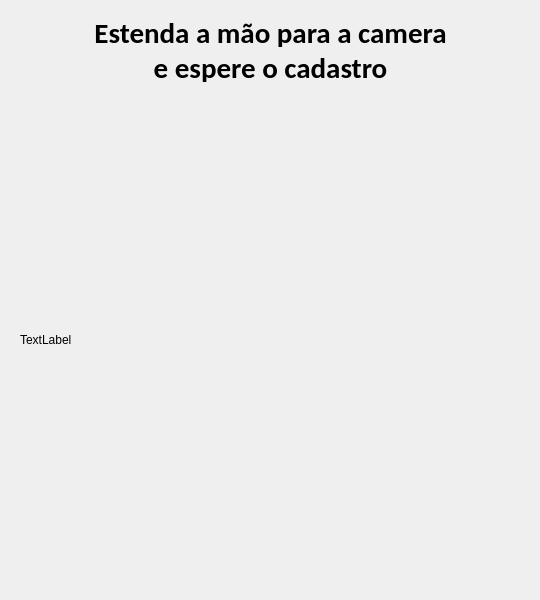
<?xml version="1.0" encoding="UTF-8"?>
<ui version="4.0">
 <class>Dialog</class>
 <widget class="QDialog" name="Dialog">
  <property name="geometry">
   <rect>
    <x>0</x>
    <y>0</y>
    <width>540</width>
    <height>600</height>
   </rect>
  </property>
  <property name="windowTitle">
   <string>Reconhecedor</string>
  </property>
  <widget class="QLabel" name="label">
   <property name="geometry">
    <rect>
     <x>20</x>
     <y>90</y>
     <width>500</width>
     <height>500</height>
    </rect>
   </property>
   <property name="text">
    <string>TextLabel</string>
   </property>
  </widget>
  <widget class="QLabel" name="labelmessage">
   <property name="geometry">
    <rect>
     <x>90</x>
     <y>10</y>
     <width>361</width>
     <height>81</height>
    </rect>
   </property>
   <property name="font">
    <font>
     <family>Calibri</family>
     <pointsize>22</pointsize>
     <weight>75</weight>
     <bold>true</bold>
    </font>
   </property>
   <property name="text">
    <string>Estenda a mão para a camera e espere o cadastro</string>
   </property>
   <property name="alignment">
    <set>Qt::AlignCenter</set>
   </property>
   <property name="wordWrap">
    <bool>true</bool>
   </property>
  </widget>
 </widget>
 <resources/>
 <connections/>
</ui>
